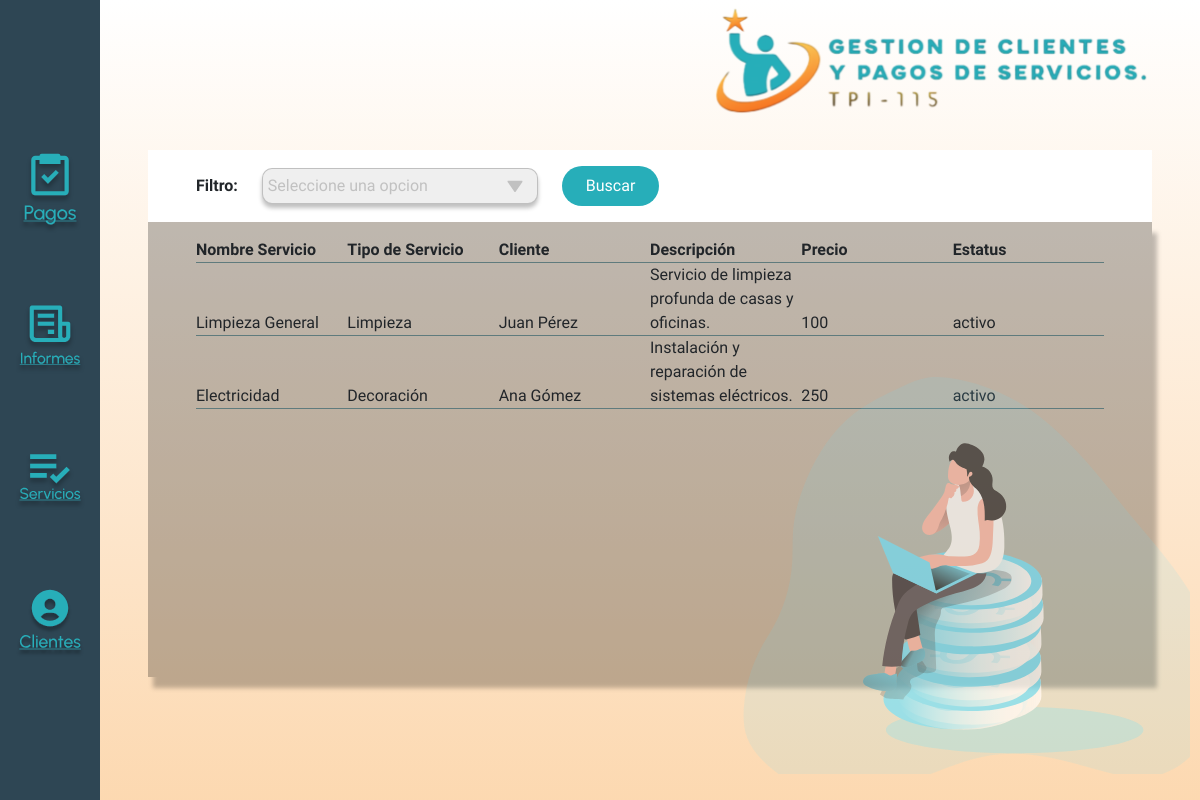
Page /Vistas/Servicios/Servicios.php on the committed database.
### tables this page shows
CREATE TABLE `servicios` (
  `servicio_id` int(11) NOT NULL AUTO_INCREMENT,
  `precio` float(8,2) NOT NULL,
  `nombre_servicio` varchar(200) NOT NULL,
  `description` text NOT NULL,
  `estatus_servicio` enum('activo','inactivo','agotado') NOT NULL,
  `tipo_servicio` int(11) NOT NULL,
  PRIMARY KEY (`servicio_id`),
  UNIQUE KEY `nombre_servicio` (`nombre_servicio`)
);

CREATE TABLE `tipo_servicio` (
  `tipo_servicio_id` int(11) NOT NULL AUTO_INCREMENT,
  `nombre_tipo_servicio` varchar(100) NOT NULL,
  PRIMARY KEY (`tipo_servicio_id`),
  UNIQUE KEY `nombre_tipo_servicio` (`nombre_tipo_servicio`)
);

### Modelos/Conexion.php (called while the page is built, shortened)
<?php
    class Conexion {
        private $conexion ;
        public function __construct()
        {
            $this->host = "localhost";
            $this->usuario = "root";
            $this->clave = "";
            $this->bd_nombre = "Grupo01_BDAppWeb";
            $this->conexion = null;
            try {
                $this->conexion = new PDO("mysql:host=$this->host;dbname=$this->bd_nombre", $this->usuario, $this->clave);
                $this->conexion->setAttribute(PDO::ATTR_ERRMODE, PDO::ERRMODE_EXCEPTION);
            }catch (PDOException $e){
                echo "Error: " . $e->getMessage();
            }
        }
        public function get_conexion() {
            return $this->conexion;
        }
    }
?>

### Modelos/ServicioModel.php (called while the page is built, shortened)
<?php
require 'Conexion.php';
    class ServicioModel {
        private $conexion;
        public function __construct(){
            $this->conexion=new Conexion();
            $this->conexion=$this->conexion->get_conexion();
        }
        public function cargar_servicios() {
            $stmt = $this->conexion->prepare("
        SELECT
            a.nombre_servicio,
            b.nombre_tipo_servicio,
            CONCAT(d.nombres, ' ', d.apellidos) AS cliente,
            a.description AS descripcion,
            a.precio,
            a.estatus_servicio
        FROM
            servicios AS a
        INNER JOIN
            tipo_servicio AS b ON a.servicio_id = b.tipo_servicio_id
        INNER JOIN
            detalles_servicio AS c ON a.servicio_id = c.detalle_servicio_id
        INNER JOIN
            clientes AS d ON c.cliente = d.cliente_id
    ");
            $stmt->execute();
            $resultados = $stmt->fetchAll(PDO::FETCH_ASSOC);
            return $resultados;
        }
    }
?>

### Controladores/Servicios/ServiciosController.php (called while the page is built, shortened)
<?php
    require '../../Modelos/ServicioModel.php';
    class ServiciosController {
        private $servicio_model;
        public function __construct() {
            $this->servicio_model = new ServicioModel();
        }
        public function cargar_servicios() {
            $resultado = $this->servicio_model-> cargar_servicios();
            return $resultado;
        }
    }
?>

### Vistas/Servicios/Servicios.php (the view, shortened to what this page needs)
<?php
    require_once "../../Controladores/Servicios/ServiciosController.php";
    $servicios_controller = new ServiciosController();
    $servicios = $servicios_controller->cargar_servicios();
?>
<!DOCTYPE html>
<html lang="es">
<head>
    <link rel="stylesheet" href="../Estilos/Estilos.css">
    <link rel="stylesheet" href="https://cdn.jsdelivr.net/npm/bootstrap@5.3.3/dist/css/bootstrap.min.css">
</head>
<body class="secundary">
<section class="relative position-relative container-page w-100 h-100">
    <?php include '../Componentes/HeaderLogo.php'; ?>
    <?php include '../Componentes/SideBar.php' ?>
    <main>
        <form method="POST" class="filtro mx-5 py-3 d-flex justify-content-start gap-4 align-items-center bg-white">
            <label for="cbx-servicios" class="pl-3 fw-bold">Filtro:</label>
            <select name="id" class="pl-3" id="cbx-servicios">
                <option value="" selected>Seleccione una opcion</option>
            </select>
            <button name="btn-buscar-servicio"  class="border-0 btn-search-clients rounded-pill px-4 py-2 text-white">Buscar</button>
        </form>
        <div class="servicios-clientes-table">
            <table class=" table-servicios">
                <tr class="d-flex justify-content-between mx-5 ">
                    <?php $headers = ['Nombre Servicio', 'Tipo de Servicio', 'Cliente', 'Descripción', 'Precio', 'Estatus'];
                    foreach ($headers as $header){
                        echo '<th class="pt-3 text-start w-25">'. $header . '</th>';
                    } ?>
                </tr>
                <?php if (!empty($servicios)): ?>
                    <?php foreach ($servicios as $servicio): ?>
                        <tr class="d-flex justify-content-between mx-5 align-items-end">
                            <td class="text-start w-25"><?= htmlspecialchars($servicio['nombre_servicio']); ?></td>
                            <td class="text-start w-25"><?= htmlspecialchars($servicio['nombre_tipo_servicio']); ?></td>
                            <td class="text-start w-25"><?= htmlspecialchars($servicio['cliente']); ?></td>
                            <td class="text-start w-25"><?= htmlspecialchars($servicio['descripcion']); ?></td>
                            <td class="text-start w-25"><?= htmlspecialchars($servicio['precio']); ?></td>
                            <td class="text-start w-25"><?= htmlspecialchars($servicio['estatus_servicio']); ?></td>
                        </tr>
                    <?php endforeach; ?>
                <?php else: ?>
                    <tr>
                        <td colspan="6" class="text-center">No hay resultados.</td>
                    </tr>
                <?php endif; ?>
            </table>
        </div>
        <figure class="imagen-pantalla-informes">
            <img src="../Img/Servicios.svg" alt="Imagen de pantalla sobre informes">
        </figure>
    </main>
</section>
</body>
</html>

### Vistas/Estilos/Estilos.css (style rules this page uses)
* { padding: 0; margin: 0; box-sizing: border-box; font-family: 'Albert Sans', sans-serif; }
.secundary { background: linear-gradient(to bottom, rgba(255, 255, 255, 0.4), rgba(248, 159, 59, 0.4)) fixed; height: 100vh; margin: 0; padding: 0; }
.container-page { display: grid; grid-template-columns: 100px 1fr; grid-template-rows: 150px 1fr; }
.filtro { background: rgba(255, 255, 255, 1); width: calc(100% - 6rem); margin: 0 auto; }
.btn-search-clients { background: rgba(39, 174, 185, 1); }
.pl-3 { padding-left: 3rem; }
.imagen-pantalla-informes { display: inline; position: fixed; bottom: 10px; right: 10px; }
table tr th, table tr td { border-bottom: 1px solid rgba(95, 123, 125, 1); overflow: hidden; }
main { box-sizing: border-box; overflow: hidden; }
.table-servicios { height: 100%; width: 100%; }
#cbx-servicios { width: 276px; appearance: none; background-image: url("../Iconos/FlechaSelect.svg"); background-repeat: no-repeat; background-position: 95%; -webkit-appearance: none; -moz-appearance: none; -o-appearance: none; border: 1px solid rgba(155, 155, 155, 0.55); color: rgba(155, 155, 155, 0.55); padding: 5px; border-radius: 10px; box-shadow: 0px 4px 4px 0px rgba(0, 0, 0, 0.25); }
.informe-clientes-table, .servicios-clientes-table { height: 70%; overflow-y: scroll; background: rgba(0, 0, 0, 0.25); box-shadow: 5px 11px 4.6px 0px rgba(0, 0, 0, 0.25); width: calc(100% - 6rem); margin: 0 auto; }

### rows in the picture
servicios: nombre_servicio "Limpieza General", tipo_servicio.nombre_tipo_servicio "Limpieza", cliente "Juan Pérez", description "Servicio de limpieza profunda de casas y oficinas.", precio "100", estatus_servicio "activo"
servicios: nombre_servicio "Electricidad", tipo_servicio.nombre_tipo_servicio "Decoración", cliente "Ana Gómez", description "Instalación y reparación de sistemas eléctricos."

### other values in the picture
$header "Nombre Servicio"
$header "Tipo de Servicio"
$header "Cliente"
$header "Descripción"
$header "Precio"
$header "Estatus"
